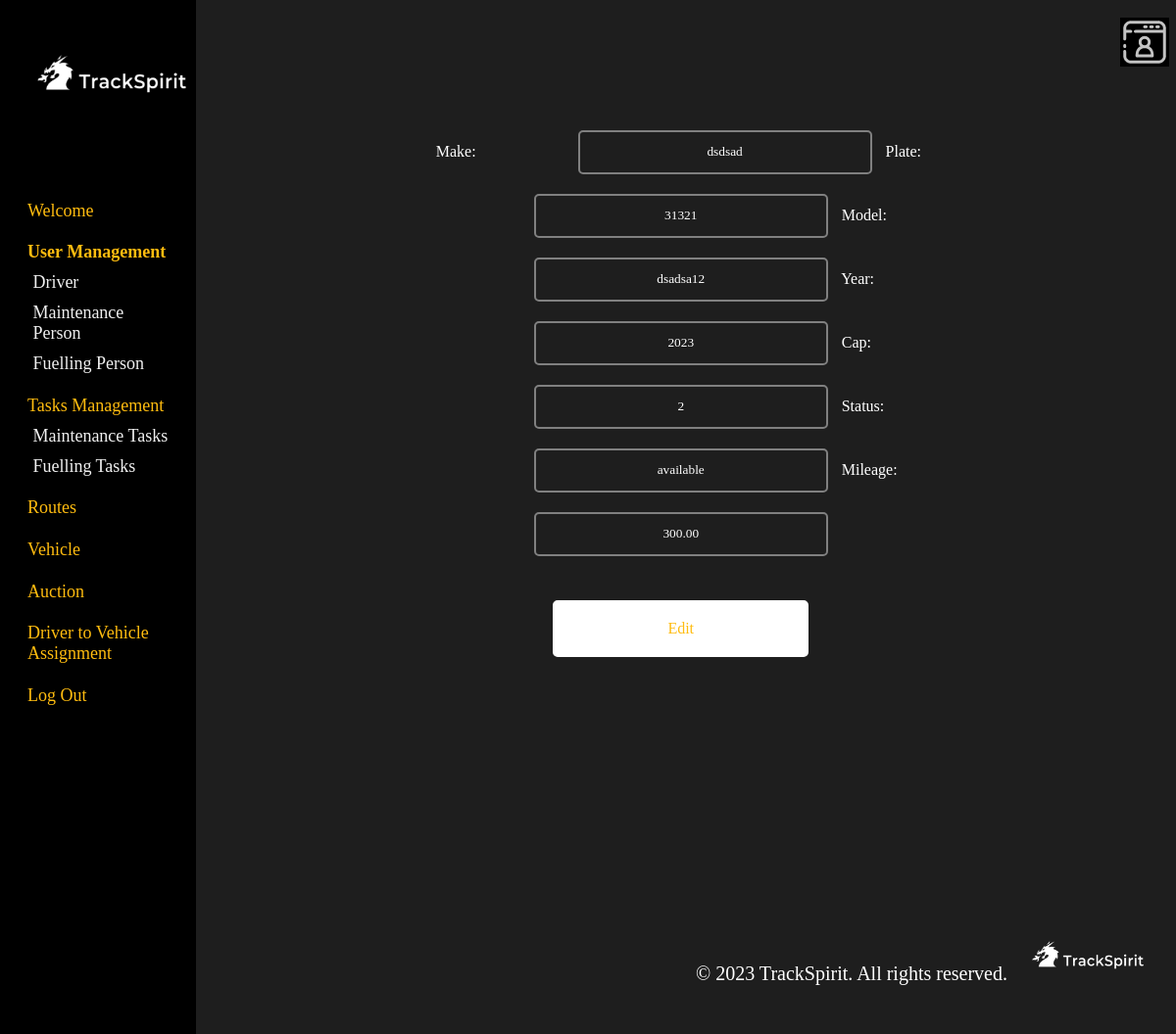
Page /admin/edit_vehicle.php?vehicle_id=1 on the committed database.
### tables this page shows
CREATE TABLE `vehicle` (
  `vehicle_id` int(11) NOT NULL,
  `make` varchar(50) DEFAULT NULL,
  `plate_number` varchar(50) NOT NULL,
  `model` varchar(50) DEFAULT NULL,
  `year_of_vehicle` varchar(50) DEFAULT NULL,
  `sitting_capacity` int(11) DEFAULT NULL,
  `status_of_vehicle` varchar(10) DEFAULT NULL,
  `mileage` decimal(10,2) DEFAULT NULL
);

### admin/edit_vehicle.php (the view, shortened to what this page needs)
<?php
$mysqli = new mysqli("localhost", "root", "", "db");
$vehicle_id=$_GET['vehicle_id'];
$strSQL ="select * from vehicle WHERE vehicle_id = '$vehicle_id'";
$result=$mysqli->query($strSQL);
$row=mysqli_fetch_array($result);
?>
<html>
    <head>
</head>
<body>
    <header>
        <img src="image/personal-page.png" alt="personal page" style="height: 50px; width: 50px; margin-left: 96%;">
    </header>
    <main>
    <form method="post" action="edit_vehicle_process.php">
                <p3 style="color:white; text-align: center; width:50%;">Make:</p3> <input type="text" id="make" name="make" value="<?=$row['make']?>" required>
                <p3 style="color:white; text-align: center; width:50%;">Plate:</p3> <input type="text" id="plate_number" name="plate_number" value="<?=$row['plate_number']?>" required>
                <p3 style="color:white; text-align: center; width:50%;">Model:</p3> <input type="text" id="model" name="model" value="<?=$row['model']?>" required>
                <p3 style="color:white; text-align: center; width:50%;">Year:</p3> <input type="text" id="year_of_vehicle" name="year_of_vehicle" value="<?=$row['year_of_vehicle']?>" required>
                <p3 style="color:white; text-align: center; width:50%;">Cap:</p3> <input type="text" id="sitting_capacity" name="sitting_capacity" value="<?=$row['sitting_capacity']?>" required>
                <p3 style="color:white; text-align: center; width:50%;">Status:</p3> <input type="text" id="status_of_vehicle" name="status_of_vehicle" value="<?=$row['status_of_vehicle']?>" required>
                <p3 style="color:white; text-align: center; width:50%;">Mileage:</p3> <input type="text" id="mileage" name="mileage" value="<?=$row['mileage']?>" required>
                <input type="submit" class = "Button" value="Edit">
        </form>
    </main>
        <aside>
            <img src="image/logo.png" alt="TrackSpirit Logo" class="logo">
            <a href="welcome.php" class="a1">Welcome</a>
            <a href="user.php" class="a1 selected">User Management</a>
            <a href="driver.php" class="a2">Driver</a>
            <a href="maintenance.php" class="a2">Maintenance Person</a>
            <a href="fuelling.php" class="a2">Fuelling Person</a>
            <a href="tasks.php" class="a1">Tasks Management</a>
            <a href="tasks_maintenance.php" class="a2">Maintenance Tasks</a>
            <a href="tasks_fuelling.php" class="a2">Fuelling Tasks</a>
            <a href="servicesAdmin.php" class="a1">Routes</a>
            <a href="vehicle.php" class="a1">Vehicle</a>
            <a href="auction.php" class="a1">Auction</a>
            <a href="assignment.php" class="a1">Driver to Vehicle Assignment</a>
            <a href="/csci361teamwork/logout.php" class="a1">Log Out</a>
        </aside>
        <footer style="text-align: right;">
            <span> © 2023 TrackSpirit. All rights reserved.</span>
            <img src="image/logo.png" alt="TrackSpirit logo">
        </footer>
    </body>
    </html>

### admin/edit_vehicle.php (style rules this page uses)
* { font-family: Montserrat; }
body { background-color: #1E1E1E; }
header { max-width: 100%; height: 50px; background:transparent; padding: 10px; margin-left:15%; }
form { width: 500px; height: 600px; background-color: transparent; margin: auto; margin-top: -20%; }
input { width: 300px; height: 45px; border: 2px solid gray; background-color: transparent; padding: 5px; margin: 10px; margin-left: 100px; border-radius: 5px; text-align: center; color: white; }
main { max-width: 100%; height: 600px; background:transparent; padding: 20px; margin: auto; margin-left: 24%; margin-right: 8%; margin-top: 15% }
aside { width: 15%; height: 100%; background-color: black; padding: 10px; position: fixed; top: 0px; left: 0; overflow: hidden; }
aside a.a1 { font-size: 18px; color: #FFBC0F; text-decoration: none; margin: 10px; display: block; margin-left: 10%; margin-right: 10%; margin-top: 12%; }
aside a.a2 { font-size: 18px; color: #F0F0F0; text-decoration: none; margin: 10px; display: block; margin-left: 13%; margin-right: 10%; margin-top: 5%; }
footer { max-width: 100%; height: 50px; background: transparent; padding: 10px; }
span { font-size: 20px; color: #ffffff; text-align: right; }
footer img { height: 150px; width: 150px; margin-bottom: -4.7%; }
.selected { font-weight: bold; }
.button { display: block; width: 261px; height: 58px; background: white; border: 2px solid white; border-radius: 5px; font-size: 16px; text-align: center; color: #FFBC0F; cursor: pointer; margin:auto; margin-top: 7%; }
.logo { display: block; margin: 0; margin-top: -15%; width: 200px; height: 200px; cursor: pointer; }

### rows in the picture
vehicle: make "dsdsad", plate_number "31321", model "dsadsa12", year_of_vehicle "2023", sitting_capacity "2", status_of_vehicle "available", mileage "300.00"
